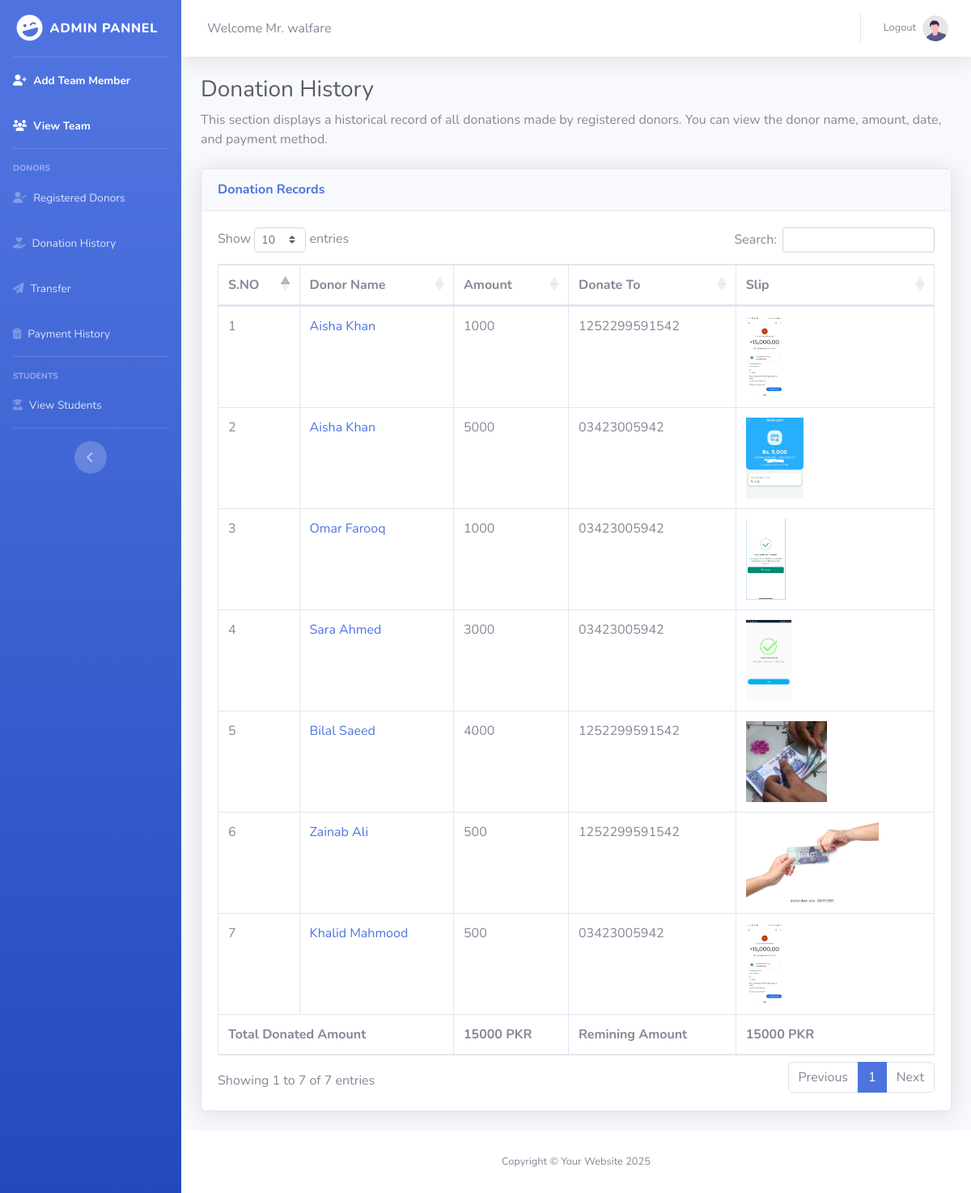
The page /Admin_pannel/Donation_History.php (signed in) on the database its author committed.
### tables this page shows
CREATE TABLE `donation_history` (
  `Donor` int(11) DEFAULT NULL,
  `Donate_Amount` int(200) DEFAULT NULL,
  `Donate_Slip` varchar(250) DEFAULT NULL,
  `account_number` varchar(250) DEFAULT NULL
);

CREATE TABLE `donor_registration` (
  `Donor_ID` int(11) NOT NULL AUTO_INCREMENT,
  `Donor_Name` varchar(100) NOT NULL,
  `Organization` varchar(100) DEFAULT NULL,
  `Phone` varchar(20) NOT NULL,
  `Email` varchar(100) NOT NULL,
  `Address` varchar(255) NOT NULL,
  `Account_No` varchar(50) NOT NULL,
  `Donor_Password` varchar(250) DEFAULT NULL,
  PRIMARY KEY (`Donor_ID`)
);

### Admin_pannel/Donation_History.php (the view, shortened to what this page needs)
<?php
include './Admin_Header.php';
?>
<div class="container-fluid">
    <h1 class="h3 mb-2 text-gray-800">Donation History</h1>
    <p class="mb-4">This section displays a historical record of all donations made by registered donors. You can view the donor name, amount, date, and payment method.</p>
    <div class="card shadow mb-4">
        <div class="card-header py-3">
            <h6 class="m-0 font-weight-bold text-primary">Donation Records</h6>
        </div>
        <div class="card-body">
            <div class="table-responsive">
                <table class="table table-bordered" id="dataTable" width="100%" cellspacing="0">
                    <thead>
                        <tr>
                            <th>S.NO</th>
                            <th>Donor Name</th>
                            <th>Amount</th>
                            <th>Donate To</th>
                            <th>Slip</th>
                        </tr>
                    </thead>
                    <tbody>
                        <?php
                        $query = "SELECT * FROM donation_history ";
                        $run = mysqli_query($dblink, $query);
                        $id = 1;
                        while ($fetch = mysqli_fetch_array($run)) {
                            $Donor_record = "select * from donor_registration where Donor_ID = '$fetch[0]'";
                            $Donor_record_run = mysqli_query($dblink, $Donor_record);
                            $Donor_record_fetch = mysqli_fetch_array($Donor_record_run);
                        ?>
                            <tr>
                                <td><?php echo $id; ?></td>
                                <td><a href="Donor_Detail.php?ID=<?php echo $fetch[0] ?>"><?php echo $Donor_record_fetch[1]; ?></a></td>
                                <td><?php echo $fetch[1]; ?></td>
                                <td><?php echo $fetch[3]; ?></td>
                                <td><img src="../Donor/Slips/<?php echo $fetch[2]; ?>" height="100px" alt=""></td>
                            </tr>
                        <?php
                            $id++;
                        }
                        ?>
                    </tbody>
                    <tfoot>
                        <tr>
                            <th colspan="2">Total Donated Amount</th>
                            <th colspan="1"><?PhP echo $TotalDonatedAmount, " PKR" ?></th>
                            <th colspan="1">Remining Amount</th>
                            <th colspan="1"><?PhP echo $reminingAmount, " PKR" ?></th>
                        </tr>
                    </tfoot>
                </table>
            </div>
        </div>
    </div>
</div>
<?php
include './Admin_Footer.php';
?>

### Admin_pannel/Admin_Header.php (shortened to what this page needs)
<?php
include '../Connection.php';
if (((isset($_SESSION["Session_Admin_Gmail"]) and isset($_SESSION["Session_Admin_Password"])))) {
    $Admin_Gmail_from_ses = $_SESSION["Session_Admin_Gmail"];
    $Admin_Password_from_ses = $_SESSION["Session_Admin_Password"];
    $select = "select * from admin where Admin_Gmail = '$Admin_Gmail_from_ses' and Admin_Password = '$Admin_Password_from_ses'";
    $run = mysqli_query($dblink, $select);
    $fetch = mysqli_fetch_array($run);
    $LoginAdminName = $fetch[1];
}
$query = "SELECT * FROM donation_history ";
$run = mysqli_query($dblink, $query);
$TotalDonatedAmount = 0;
while ($fetch = mysqli_fetch_array($run)) {
    $TotalDonatedAmount += $fetch[1];
}
$TranferAmountFromDonation = 0;
    $reminingAmount = $TotalDonatedAmount - $TranferAmountFromDonation;
?>
<!DOCTYPE html>
<html lang="en">
<head>
    <link href="Assets/vendor/fontawesome-free/css/all.min.css" rel="stylesheet" type="text/css">
    <link href="Assets/css/sb-admin-2.min.css" rel="stylesheet">
    <link href="Assets/vendor/datatables/dataTables.bootstrap4.min.css" rel="stylesheet">
</head>
<body id="page-top">
    <div id="wrapper">
        <ul class="navbar-nav bg-gradient-primary sidebar sidebar-dark accordion" id="accordionSidebar">
            <a class="sidebar-brand d-flex align-items-center justify-content-center" href="./Dashboard.php">
                <div class="sidebar-brand-icon rotate-n-15">
                    <i class="fas fa-laugh-wink"></i>
                </div>
                <div class="sidebar-brand-text mx-2">Admin Pannel</div>
            </a>
            <hr class="sidebar-divider my-0">
            <li class="nav-item active">
                <a class="nav-link" href="./Add_Team_Member.php">
                    <i class="fas fa-user-plus"></i>
                    <span>Add Team Member</span></a>
            </li>
            <li class="nav-item active">
                <a class="nav-link" href="./View_Team.php">
                    <i class="fas fa-users"></i>
                    <span>View Team</span></a>
            </li>
            <hr class="sidebar-divider">
            <div class="sidebar-heading">
                Donors
            </div>
            <li class="nav-item">
                <a class="nav-link" href="./Registered_Donors.php">
                    <i class="fas fa-user-check"></i>
                    <span>Registered Donors</span></a>
            </li>
            <li class="nav-item">
                <a class="nav-link" href="./Donation_History.php">
                    <i class="fas fa-hand-holding-heart"></i>
                    <span>Donation History</span></a>
            </li>
            <li class="nav-item">
                <a class="nav-link" href="./Transfer.php">
                    <i class="fas fa-paper-plane"></i>
                    <span>Transfer</span></a>
            </li>
            <li class="nav-item">
                <a class="nav-link" href="./Payment_History.php">
                    <i class="fas fa-clipboard-list"></i>
                    <span>Payment History</span></a>
            </li>
            <hr class="sidebar-divider">
            <div class="sidebar-heading">
                Students
            </div>
            <li class="nav-item">
                <a class="nav-link" href="./View_Students.php">
                    <i class="fas fa-user-graduate"></i>
                    <span>View Students</span></a>
            </li>
            <hr class="sidebar-divider d-none d-md-block">
            <div class="text-center d-none d-md-inline">
                <button class="rounded-circle border-0" id="sidebarToggle"></button>
            </div>
        </ul>
        <div id="content-wrapper" class="d-flex flex-column">
            <div id="content">
                <nav class="navbar navbar-expand navbar-light bg-white topbar mb-4 static-top shadow">
                    <div class="d-none d-sm-inline-block form-inline mr-auto ml-md-3 my-2 my-md-0 mw-100 ">
                        <span>Welcome Mr. <?php echo $LoginAdminName; ?></span>
                    </div>
                    <ul class="navbar-nav ml-auto">
                        <li class="nav-item dropdown no-arrow">
                            <a class="nav-link dropdown-toggle" href="#" id="userDropdown" role="button" data-toggle="dropdown" aria-haspopup="true" aria-expanded="false">
                                <span class="mr-2 d-none d-lg-inline text-gray-600 small">Logout</span>
                                <img class="img-profile rounded-circle" src="Assets/img/undraw_profile.svg">
                            </a>
                        </li>
                    </ul>
                </nav>

### Admin_pannel/Admin_Footer.php (shortened to what this page needs)
</div>
<footer class="sticky-footer bg-white">
    <div class="container my-auto">
        <div class="copyright text-center my-auto">
            <span>Copyright &copy; Your Website 2025</span>
        </div>
    </div>
</footer>
</div>
</div>
</body>
</html>

### rows shown on the page
donation_history: donor_registration.Donor_Name "Aisha Khan", Donate_Amount "1000", account_number "1252299591542", Donate_Slip (picture)
donation_history: donor_registration.Donor_Name "Aisha Khan", Donate_Amount "5000", account_number "03423005942", Donate_Slip (picture)
donation_history: donor_registration.Donor_Name "Omar Farooq", Donate_Amount "1000", account_number "03423005942", Donate_Slip (picture)
donation_history: donor_registration.Donor_Name "Sara Ahmed", Donate_Amount "3000", account_number "03423005942", Donate_Slip (picture)
donation_history: donor_registration.Donor_Name "Bilal Saeed", Donate_Amount "4000", account_number "1252299591542", Donate_Slip (picture)
donation_history: donor_registration.Donor_Name "Zainab Ali", Donate_Amount "500", account_number "1252299591542", Donate_Slip (picture)
donation_history: donor_registration.Donor_Name "Khalid Mahmood", Donate_Amount "500", account_number "03423005942", Donate_Slip (picture)

### other values the page prints
$LoginAdminName "walfare"
$TotalDonatedAmount "15000"
$reminingAmount "15000"
